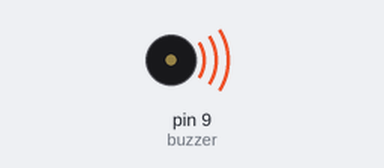
The sketch below on a simulated Arduino Uno, built with avr-gcc and run on an emulated ATmega328P. On the bench: buzzer (waves = sounding, pin HIGH).

Above: at 0.5 s.
Timing chart, 0 to 4.6 s (numbered marks = the images above):
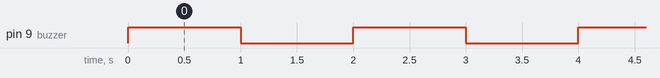

Measured:
- by itself, pin 9 (buzzer): alternates HIGH for 1.0 s and LOW for 1.0 s

The sketch:

buzzer.ino
```cpp
#define buzzer 9

void setup() {
  pinMode(buzzer, OUTPUT);

}

void loop() {
  digitalWrite(buzzer, 1);
  delay(1000);
  digitalWrite(buzzer, 0);
  delay(1000);
}
```
